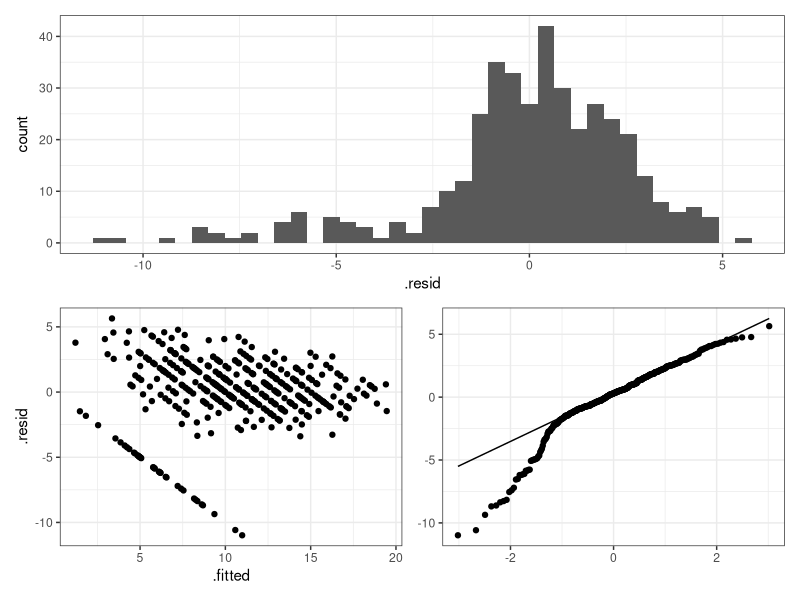
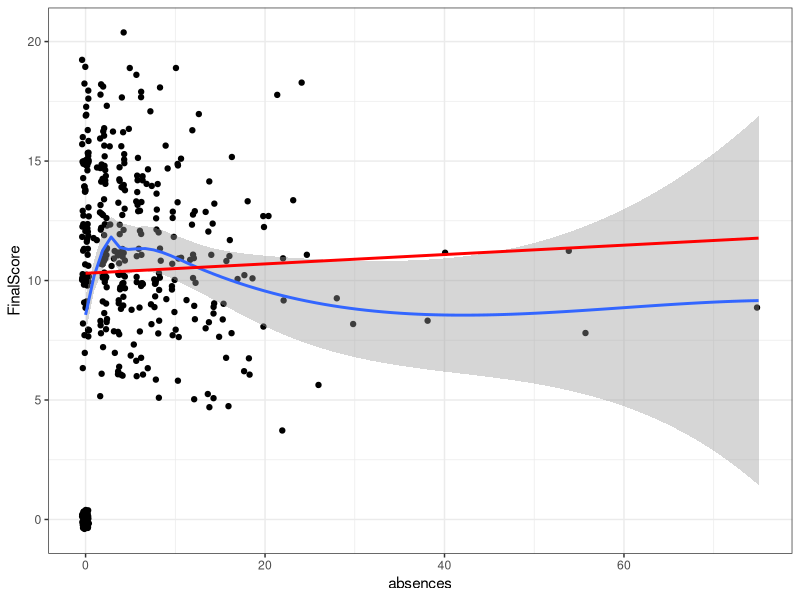
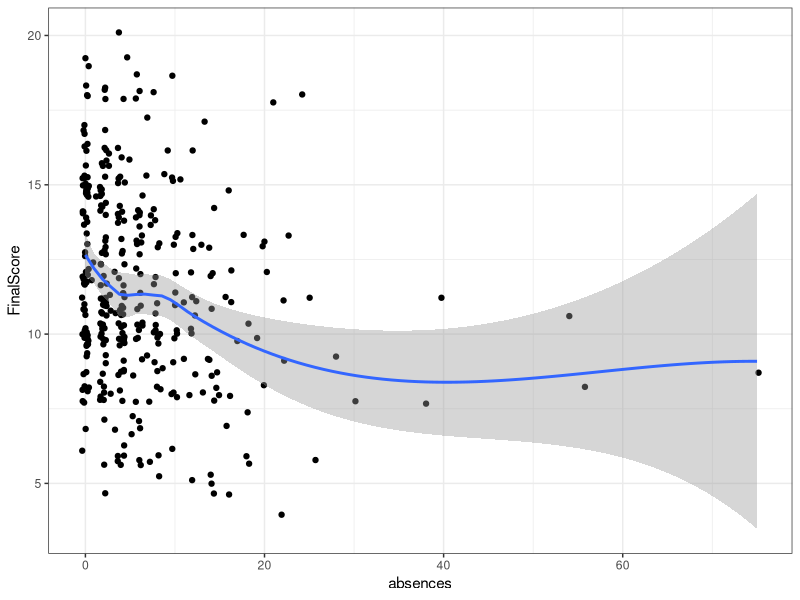
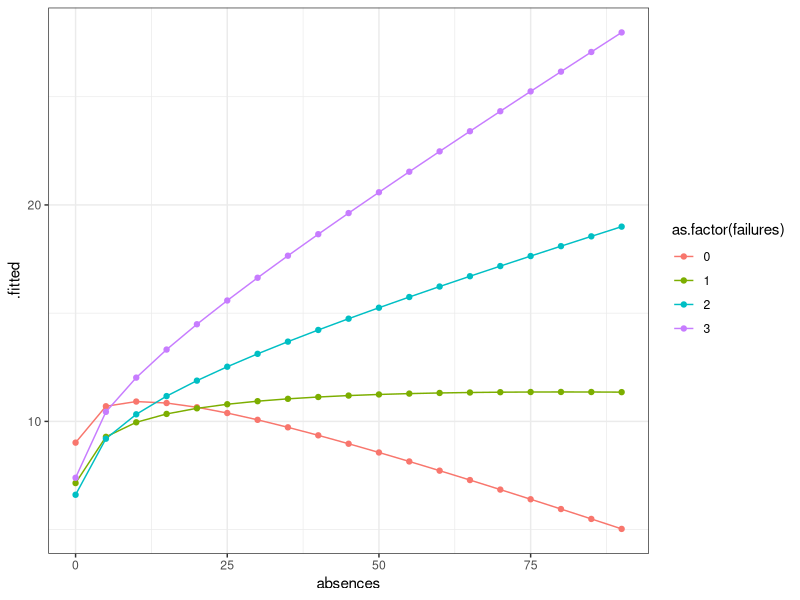
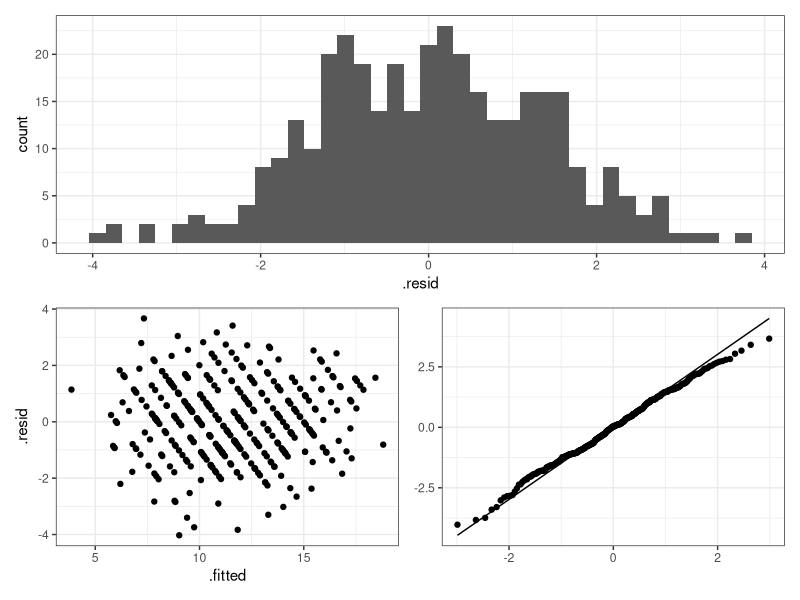

Source code (R) for these figures, in order:
## ---- chunk 1
library(tidyverse)
library(patchwork)
theme_set(theme_bw())
grades <- read_csv("data/Mathematics.csv")
## ---- chunk 2
mod1 <- lm(FinalScore ~ ., data = grades)
summary(mod1)
## ---- chunk 3
plot_diag <- function(df) {
  p1 <- ggplot(df, aes(.resid)) +
    geom_histogram(bins = 40)
  

  p2 <- ggplot(df, aes(.fitted, .resid)) +
    geom_point()

  p3 <- ggplot(df, aes(sample = .resid)) +
    geom_qq_line() +
    geom_qq() +
    labs(x = NULL, y = NULL)
  
  p1 / (p2 + p3)
}

broom::augment(mod1) %>% 
  plot_diag()
## ---- chunk 4
broom::augment(mod1) %>% 
  arrange(.resid) %>% 
  select(FinalScore:G1, .fitted, .resid) %>% 
  head(30) %>% 
  knitr::kable()
## ---- chunk 5
ggplot(grades, aes(absences, FinalScore)) +
  geom_jitter() +
  geom_smooth() +
  geom_smooth(method = "lm", se = FALSE, colour = "red")

grades %>% 
  filter(FinalScore > 0) %>% 
  ggplot(aes(absences, FinalScore)) +
  geom_jitter() +
  geom_smooth()
## ---- chunk 6
coef(mod1)[["schoolMS"]] + coef(mod1)[["sexM"]]
## ---- chunk 7
coef(mod1)[["G1"]] * 5
## ---- chunk 8
pred_base <- data.frame(
  sex = "M",
  school = "MS",
  age = 17,
  reason = "reputation",
  Walc = 0,
  absences = 50,
  failures = 0,
  G1 = 10
)

first_pred <- predict(mod1, newdata = pred_base)
first_pred
## ---- chunk 9
second_pred <- pred_base %>% 
  mutate(failures = failures + 2) %>% 
  predict(mod1, newdata = .)
second_pred

# alternative
coef(mod1)[["failures"]] * 2

second_pred - first_pred
## ---- chunk 10
summary(mod1)$r.squared
## ---- chunk 11
confint(mod1)
## ---- chunk 12
# calculate conf.int by hand
# get coefficient
beta <- coef(mod1)[["age"]] 

# get t value
t_value <- qt(.975, nrow(grades) - length(coef(mod1)))
# caution: value in output is test-statistic for whether beta == 0.
# we need theoretical quantile for our conf.int
# # degrees of freedom: n - k - 1 with k = number of variables in model

std_dev <- summary(mod1)$coefficients["age", "Std. Error"]

# lower
beta - t_value * std_dev

# upper
beta + t_value * std_dev
## ---- chunk 13
mod2 <- update(mod1, . ~ . + I(failures^2) + log1p(absences) + absences:failures)
summary(mod2)
## ---- chunk 14
summary(mod2)$r.squared
## ---- chunk 15
failres_absences <- pred_base %>% 
  mutate(failures = list(0:3),
         absences = list(c(0, 5, 10, 20, 50))) %>% 
  unnest(failures) %>% 
  unnest(absences) %>% 
  broom::augment(mod2, newdata = .) %>% 
  select(failures, absences, .fitted) %>% 
  mutate(diff = .fitted - lag(.fitted),
         diff = case_when(failures == 0 ~ NA_real_,
                          TRUE ~ diff)) %>% 
  arrange(absences)

failres_absences %>% 
  knitr::kable()
## ---- chunk 16
pred_base %>% 
  mutate(absences = list(seq(0, 93, by = 5)),
         failures = list(0:3)) %>% 
  unnest(failures) %>% 
  unnest(absences) %>% 
  broom::augment(mod2, newdata = .) %>% 
  ggplot(aes(absences, .fitted, colour = as.factor(failures))) +
  geom_line() +
  geom_point()
## ---- chunk 17
max(grades$absences)
## ---- chunk 18
third_pred <- predict(mod2, newdata = pred_base)
third_pred
first_pred - third_pred
## ---- chunk 19
summary(mod1)$sigma
summary(mod2)$sigma
## ---- chunk 20
clean_data <- grades %>% 
  filter(FinalScore > 0)

mod3 <-  update(mod2, data = clean_data)

summary(mod3)

broom::augment(mod3) %>% 
  plot_diag()

mod1_rev <-  update(mod1, data = clean_data)
AIC(mod1_rev, mod3)
summary(mod1_rev)
## ---- chunk 21
library(quantreg)
mod_quant <- rq(FinalScore ~ ., tau = c(.05, .25, .5, .75, .95), data = grades)
summary(mod_quant)
